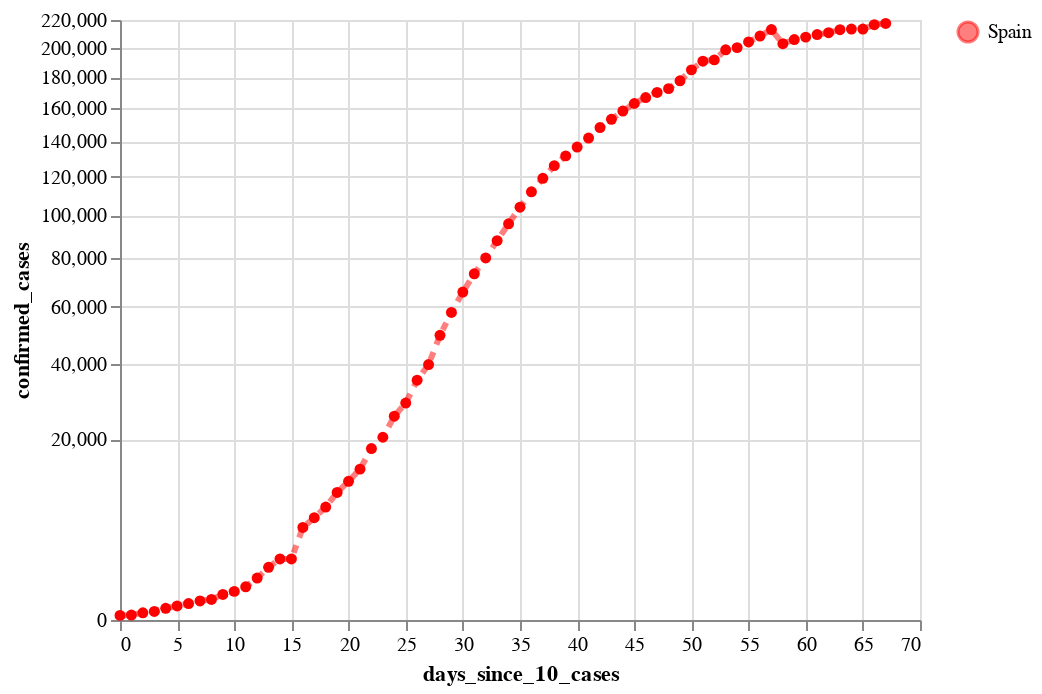

The notebook cell saved with this chart:
### Code cell
#hide

cases_es_plot = alt.Chart(source_es).mark_line(
    color='red',
    opacity=0.5,
    strokeDash=[4,4],
    strokeWidth=3,
    point=True
).encode(
    x='days_since_10_cases:Q',
#     y='confirmed_cases:Q',
    y=alt.Y('confirmed_cases:Q', scale=alt.Scale(type='sqrt')),
#     size='new_cases:Q',
    tooltip=['country', 'date:T', 'confirmed_cases', 'new_cases', 'new_deaths'],
    color=alt.Color('country', scale=alt.Scale(range=['red'], domain=['Spain']), title="")
)

cases_es_plot

### Figure 1 — Vega-Lite specification as saved in the notebook (floating-point values rounded to 4 significant figures)
{"config": {"view": {"continuousWidth": 400, "continuousHeight": 300}}, "data": {"name": "data-daf2fe332b3ad6e12c8cae97ceea7859"}, "mark": {"type": "line", "color": "red", "opacity": 0.5, "point": true, "strokeDash": [4, 4], "strokeWidth": 3}, "encoding": {"color": {"type": "nominal", "field": "country", "scale": {"domain": ["Spain"], "range": ["red"]}, "title": ""}, "tooltip": [{"type": "nominal", "field": "country"}, {"type": "temporal", "field": "date"}, {"type": "quantitative", "field": "confirmed_cases"}, {"type": "quantitative", "field": "new_cases"}, {"type": "quantitative", "field": "new_deaths"}], "x": {"type": "quantitative", "field": "days_since_10_cases"}, "y": {"type": "quantitative", "field": "confirmed_cases", "scale": {"type": "sqrt"}}}, "$schema": "https://vega.github.io/schema/vega-lite/v4.0.2.json", "datasets": {"data-daf2fe332b3ad6e12c8cae97ceea7859": [{"country": "Spain", "date": "2020-02-26", "days_since_10_cases": 0, "confirmed_cases": 13, "confirmed_cases_per_million": 0.0, "new_cases": 0, "new_deaths": 0, "new_recovered": 0}, {"country": "Spain", "date": "2020-02-27", "days_since_10_cases": 1, "confirmed_cases": 15, "confirmed_cases_per_million": 0.0, "new_cases": 2, "new_deaths": 0, "new_recovered": 0}, {"country": "Spain", "date": "2020-02-28", "days_since_10_cases": 2, "confirmed_cases": 32, "confirmed_cases_per_million": 1.0, "new_cases": 17, "new_deaths": 0, "new_recovered": 0}, {"country": "Spain", "date": "2020-02-29", "days_since_10_cases": 3, "confirmed_cases": 45, "confirmed_cases_per_million": 1.0, "new_cases": 13, "new_deaths": 0, "new_recovered": 0}, {"country": "Spain", "date": "2020-03-01", "days_since_10_cases": 4, "confirmed_cases": 84, "confirmed_cases_per_million": 2.0, "new_cases": 39, "new_deaths": 0, "new_recovered": 0}, {"country": "Spain", "date": "2020-03-02", "days_since_10_cases": 5, "confirmed_cases": 120, "confirmed_cases_per_million": 3.0, "new_cases": 36, "new_deaths": 0, "new_recovered": 0}, {"country": "Spain", "date": "2020-03-03", "days_since_10_cases": 6, "confirmed_cases": 165, "confirmed_cases_per_million": 4.0, "new_cases": 45, "new_deaths": 1, "new_recovered": 0}, {"country": "Spain", "date": "2020-03-04", "days_since_10_cases": 7, "confirmed_cases": 222, "confirmed_cases_per_million": 5.0, "new_cases": 57, "new_deaths": 1, "new_recovered": 0}, {"country": "Spain", "date": "2020-03-05", "days_since_10_cases": 8, "confirmed_cases": 259, "confirmed_cases_per_million": 5.0, "new_cases": 37, "new_deaths": 1, "new_recovered": 0}, {"country": "Spain", "date": "2020-03-06", "days_since_10_cases": 9, "confirmed_cases": 400, "confirmed_cases_per_million": 8.0, "new_cases": 141, "new_deaths": 2, "new_recovered": 0}, {"country": "Spain", "date": "2020-03-07", "days_since_10_cases": 10, "confirmed_cases": 500, "confirmed_cases_per_million": 11.0, "new_cases": 100, "new_deaths": 5, "new_recovered": 28}, {"country": "Spain", "date": "2020-03-08", "days_since_10_cases": 11, "confirmed_cases": 673, "confirmed_cases_per_million": 14.0, "new_cases": 173, "new_deaths": 7, "new_recovered": 0}, {"country": "Spain", "date": "2020-03-09", "days_since_10_cases": 12, "confirmed_cases": 1073, "confirmed_cases_per_million": 23.0, "new_cases": 400, "new_deaths": 11, "new_recovered": 2}, {"country": "Spain", "date": "2020-03-10", "days_since_10_cases": 13, "confirmed_cases": 1695, "confirmed_cases_per_million": 36.0, "new_cases": 622, "new_deaths": 7, "new_recovered": 0}, {"country": "Spain", "date": "2020-03-11", "days_since_10_cases": 14, "confirmed_cases": 2277, "confirmed_cases_per_million": 48.0, "new_cases": 582, "new_deaths": 19, "new_recovered": 151}, {"country": "Spain", "date": "2020-03-12", "days_since_10_cases": 15, "confirmed_cases": 2277, "confirmed_cases_per_million": 48.0, "new_cases": 0, "new_deaths": 1, "new_recovered": 0}, {"country": "Spain", "date": "2020-03-13", "days_since_10_cases": 16, "confirmed_cases": 5232, "confirmed_cases_per_million": 111.0, "new_cases": 2955, "new_deaths": 78, "new_recovered": 10}, {"country": "Spain", "date": "2020-03-14", "days_since_10_cases": 17, "confirmed_cases": 6391, "confirmed_cases_per_million": 136.0, "new_cases": 1159, "new_deaths": 62, "new_recovered": 324}, {"country": "Spain", "date": "2020-03-15", "days_since_10_cases": 18, "confirmed_cases": 7798, "confirmed_cases_per_million": 166.0, "new_cases": 1407, "new_deaths": 94, "new_recovered": 0}, {"country": "Spain", "date": "2020-03-16", "days_since_10_cases": 19, "confirmed_cases": 9942, "confirmed_cases_per_million": 211.0, "new_cases": 2144, "new_deaths": 53, "new_recovered": 13}, {"country": "Spain", "date": "2020-03-17", "days_since_10_cases": 20, "confirmed_cases": 11748, "confirmed_cases_per_million": 249.0, "new_cases": 1806, "new_deaths": 191, "new_recovered": 498}, {"country": "Spain", "date": "2020-03-18", "days_since_10_cases": 21, "confirmed_cases": 13910, "confirmed_cases_per_million": 295.0, "new_cases": 2162, "new_deaths": 90, "new_recovered": 53}, {"country": "Spain", "date": "2020-03-19", "days_since_10_cases": 22, "confirmed_cases": 17963, "confirmed_cases_per_million": 381.0, "new_cases": 4053, "new_deaths": 207, "new_recovered": 26}, {"country": "Spain", "date": "2020-03-20", "days_since_10_cases": 23, "confirmed_cases": 20410, "confirmed_cases_per_million": 433.0, "new_cases": 2447, "new_deaths": 213, "new_recovered": 481}, {"country": "Spain", "date": "2020-03-21", "days_since_10_cases": 24, "confirmed_cases": 25374, "confirmed_cases_per_million": 539.0, "new_cases": 4964, "new_deaths": 332, "new_recovered": 537}, {"country": "Spain", "date": "2020-03-22", "days_since_10_cases": 25, "confirmed_cases": 28768, "confirmed_cases_per_million": 611.0, "new_cases": 3394, "new_deaths": 397, "new_recovered": 450}, {"country": "Spain", "date": "2020-03-23", "days_since_10_cases": 26, "confirmed_cases": 35136, "confirmed_cases_per_million": 746.0, "new_cases": 6368, "new_deaths": 539, "new_recovered": 0}, {"country": "Spain", "date": "2020-03-24", "days_since_10_cases": 27, "confirmed_cases": 39885, "confirmed_cases_per_million": 847.0, "new_cases": 4749, "new_deaths": 497, "new_recovered": 1219}, {"country": "Spain", "date": "2020-03-25", "days_since_10_cases": 28, "confirmed_cases": 49515, "confirmed_cases_per_million": 1051.0, "new_cases": 9630, "new_deaths": 839, "new_recovered": 1573}, {"country": "Spain", "date": "2020-03-26", "days_since_10_cases": 29, "confirmed_cases": 57786, "confirmed_cases_per_million": 1227.0, "new_cases": 8271, "new_deaths": 718, "new_recovered": 1648}, {"country": "Spain", "date": "2020-03-27", "days_since_10_cases": 30, "confirmed_cases": 65719, "confirmed_cases_per_million": 1395.0, "new_cases": 7933, "new_deaths": 773, "new_recovered": 2342}, {"country": "Spain", "date": "2020-03-28", "days_since_10_cases": 31, "confirmed_cases": 73235, "confirmed_cases_per_million": 1555.0, "new_cases": 7516, "new_deaths": 844, "new_recovered": 2928}, {"country": "Spain", "date": "2020-03-29", "days_since_10_cases": 32, "confirmed_cases": 80110, "confirmed_cases_per_million": 1701.0, "new_cases": 6875, "new_deaths": 821, "new_recovered": 2424}, {"country": "Spain", "date": "2020-03-30", "days_since_10_cases": 33, "confirmed_cases": 87956, "confirmed_cases_per_million": 1867.0, "new_cases": 7846, "new_deaths": 913, "new_recovered": 2071}, {"country": "Spain", "date": "2020-03-31", "days_since_10_cases": 34, "confirmed_cases": 95923, "confirmed_cases_per_million": 2037.0, "new_cases": 7967, "new_deaths": 748, "new_recovered": 2479}, {"country": "Spain", "date": "2020-04-01", "days_since_10_cases": 35, "confirmed_cases": 104118, "confirmed_cases_per_million": 2211.0, "new_cases": 8195, "new_deaths": 923, "new_recovered": 3388}, {"country": "Spain", "date": "2020-04-02", "days_since_10_cases": 36, "confirmed_cases": 112065, "confirmed_cases_per_million": 2379.0, "new_cases": 7947, "new_deaths": 961, "new_recovered": 4096}, {"country": "Spain", "date": "2020-04-03", "days_since_10_cases": 37, "confirmed_cases": 119199, "confirmed_cases_per_million": 2531.0, "new_cases": 7134, "new_deaths": 850, "new_recovered": 3770}, {"country": "Spain", "date": "2020-04-04", "days_since_10_cases": 38, "confirmed_cases": 126168, "confirmed_cases_per_million": 2679.0, "new_cases": 6969, "new_deaths": 749, "new_recovered": 3706}, {"country": "Spain", "date": "2020-04-05", "days_since_10_cases": 39, "confirmed_cases": 131646, "confirmed_cases_per_million": 2795.0, "new_cases": 5478, "new_deaths": 694, "new_recovered": 3861}, {"country": "Spain", "date": "2020-04-06", "days_since_10_cases": 40, "confirmed_cases": 136675, "confirmed_cases_per_million": 2902.0, "new_cases": 5029, "new_deaths": 700, "new_recovered": 2357}, {"country": "Spain", "date": "2020-04-07", "days_since_10_cases": 41, "confirmed_cases": 141942, "confirmed_cases_per_million": 3014.0, "new_cases": 5267, "new_deaths": 704, "new_recovered": 2771}, {"country": "Spain", "date": "2020-04-08", "days_since_10_cases": 42, "confirmed_cases": 148220, "confirmed_cases_per_million": 3147.0, "new_cases": 6278, "new_deaths": 747, "new_recovered": 4813}, {"country": "Spain", "date": "2020-04-09", "days_since_10_cases": 43, "confirmed_cases": 153222, "confirmed_cases_per_million": 3253.0, "new_cases": 5002, "new_deaths": 655, "new_recovered": 4144}, {"country": "Spain", "date": "2020-04-10", "days_since_10_cases": 44, "confirmed_cases": 158273, "confirmed_cases_per_million": 3360.0, "new_cases": 5051, "new_deaths": 634, "new_recovered": 3503}, {"country": "Spain", "date": "2020-04-11", "days_since_10_cases": 45, "confirmed_cases": 163027, "confirmed_cases_per_million": 3461.0, "new_cases": 4754, "new_deaths": 525, "new_recovered": 3441}, {"country": "Spain", "date": "2020-04-12", "days_since_10_cases": 46, "confirmed_cases": 166831, "confirmed_cases_per_million": 3542.0, "new_cases": 3804, "new_deaths": 603, "new_recovered": 3282}, {"country": "Spain", "date": "2020-04-13", "days_since_10_cases": 47, "confirmed_cases": 170099, "confirmed_cases_per_million": 3611.0, "new_cases": 3268, "new_deaths": 547, "new_recovered": 2336}, {"country": "Spain", "date": "2020-04-14", "days_since_10_cases": 48, "confirmed_cases": 172541, "confirmed_cases_per_million": 3663.0, "new_cases": 2442, "new_deaths": 300, "new_recovered": 2777}, {"country": "Spain", "date": "2020-04-15", "days_since_10_cases": 49, "confirmed_cases": 177644, "confirmed_cases_per_million": 3772.0, "new_cases": 5103, "new_deaths": 652, "new_recovered": 3349}, {"country": "Spain", "date": "2020-04-16", "days_since_10_cases": 50, "confirmed_cases": 184948, "confirmed_cases_per_million": 3927.0, "new_cases": 7304, "new_deaths": 607, "new_recovered": 3944}, {"country": "Spain", "date": "2020-04-17", "days_since_10_cases": 51, "confirmed_cases": 190839, "confirmed_cases_per_million": 4052.0, "new_cases": 5891, "new_deaths": 687, "new_recovered": 0}, {"country": "Spain", "date": "2020-04-18", "days_since_10_cases": 52, "confirmed_cases": 191726, "confirmed_cases_per_million": 4071.0, "new_cases": 887, "new_deaths": 41, "new_recovered": 0}, {"country": "Spain", "date": "2020-04-19", "days_since_10_cases": 53, "confirmed_cases": 198674, "confirmed_cases_per_million": 4218.0, "new_cases": 6948, "new_deaths": 410, "new_recovered": 2560}, {"country": "Spain", "date": "2020-04-20", "days_since_10_cases": 54, "confirmed_cases": 200210, "confirmed_cases_per_million": 4251.0, "new_cases": 1536, "new_deaths": 399, "new_recovered": 3230}, {"country": "Spain", "date": "2020-04-21", "days_since_10_cases": 55, "confirmed_cases": 204178, "confirmed_cases_per_million": 4335.0, "new_cases": 3968, "new_deaths": 430, "new_recovered": 1927}, {"country": "Spain", "date": "2020-04-22", "days_since_10_cases": 56, "confirmed_cases": 208389, "confirmed_cases_per_million": 4424.0, "new_cases": 4211, "new_deaths": 435, "new_recovered": 3401}, {"country": "Spain", "date": "2020-04-23", "days_since_10_cases": 57, "confirmed_cases": 213024, "confirmed_cases_per_million": 4523.0, "new_cases": 4635, "new_deaths": 440, "new_recovered": 3335}, {"country": "Spain", "date": "2020-04-24", "days_since_10_cases": 58, "confirmed_cases": 202990, "confirmed_cases_per_million": 4310.0, "new_cases": -10034, "new_deaths": 367, "new_recovered": 3105}, {"country": "Spain", "date": "2020-04-25", "days_since_10_cases": 59, "confirmed_cases": 205905, "confirmed_cases_per_million": 4372.0, "new_cases": 2915, "new_deaths": 378, "new_recovered": 3353}, {"country": "Spain", "date": "2020-04-26", "days_since_10_cases": 60, "confirmed_cases": 207634, "confirmed_cases_per_million": 4408.0, "new_cases": 1729, "new_deaths": 288, "new_recovered": 2664}, {"country": "Spain", "date": "2020-04-27", "days_since_10_cases": 61, "confirmed_cases": 209465, "confirmed_cases_per_million": 4447.0, "new_cases": 1831, "new_deaths": 331, "new_recovered": 2503}, {"country": "Spain", "date": "2020-04-28", "days_since_10_cases": 62, "confirmed_cases": 210773, "confirmed_cases_per_million": 4475.0, "new_cases": 1308, "new_deaths": 301, "new_recovered": 1673}, {"country": "Spain", "date": "2020-04-29", "days_since_10_cases": 63, "confirmed_cases": 212917, "confirmed_cases_per_million": 4521.0, "new_cases": 2144, "new_deaths": 453, "new_recovered": 6399}, {"country": "Spain", "date": "2020-04-30", "days_since_10_cases": 64, "confirmed_cases": 213435, "confirmed_cases_per_million": 4532.0, "new_cases": 518, "new_deaths": 268, "new_recovered": 3103}, {"country": "Spain", "date": "2020-05-01", "days_since_10_cases": 65, "confirmed_cases": 213435, "confirmed_cases_per_million": 4532.0, "new_cases": 0, "new_deaths": 0, "new_recovered": 0}, {"country": "Spain", "date": "2020-05-02", "days_since_10_cases": 66, "confirmed_cases": 216582, "confirmed_cases_per_million": 4598.0, "new_cases": 3147, "new_deaths": 557, "new_recovered": 5198}, {"country": "Spain", "date": "2020-05-03", "days_since_10_cases": 67, "confirmed_cases": 217466, "confirmed_cases_per_million": 4617.0, "new_cases": 884, "new_deaths": 164, "new_recovered": 1654}]}}
